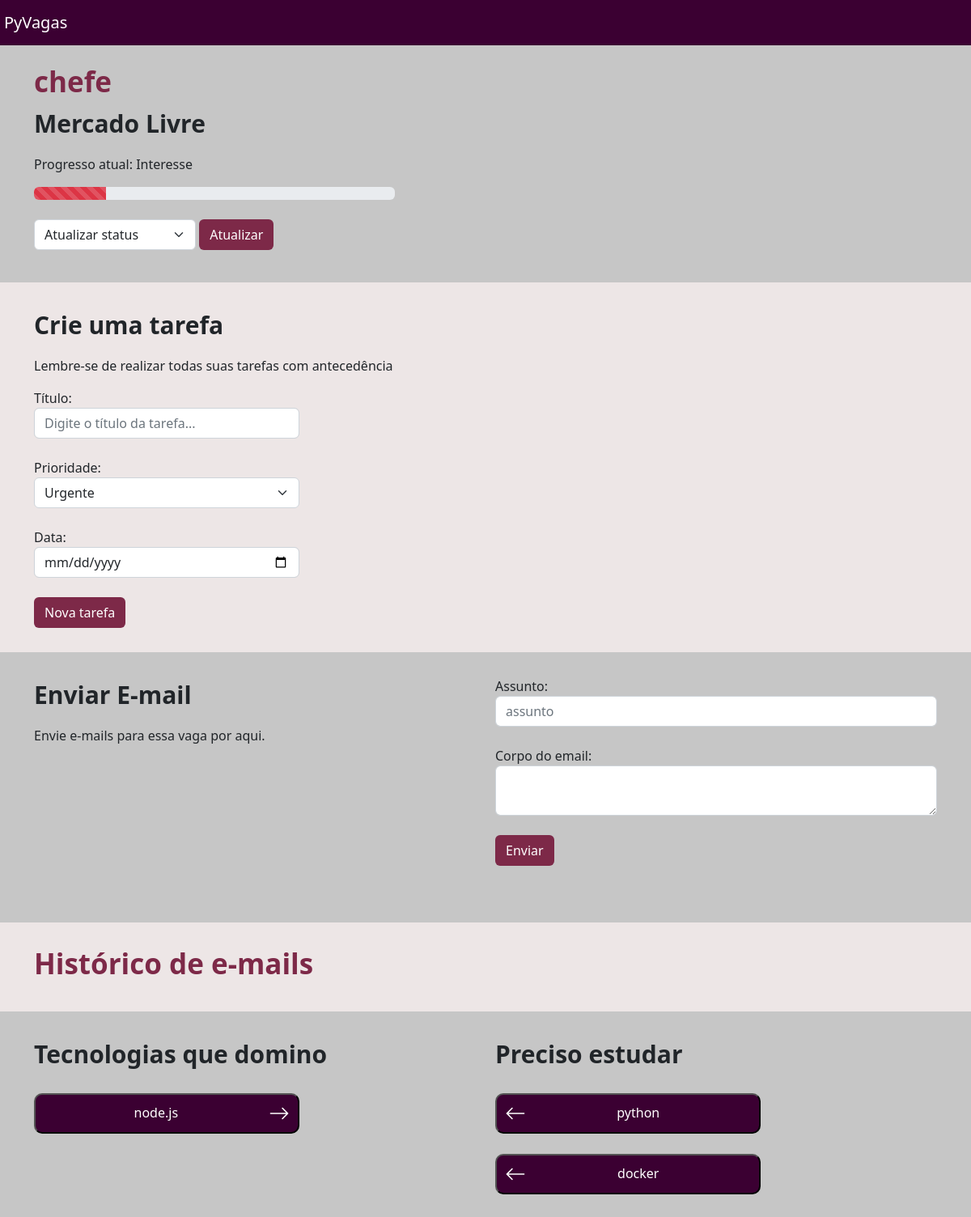
The app's page /vagas/vaga/12, older data.
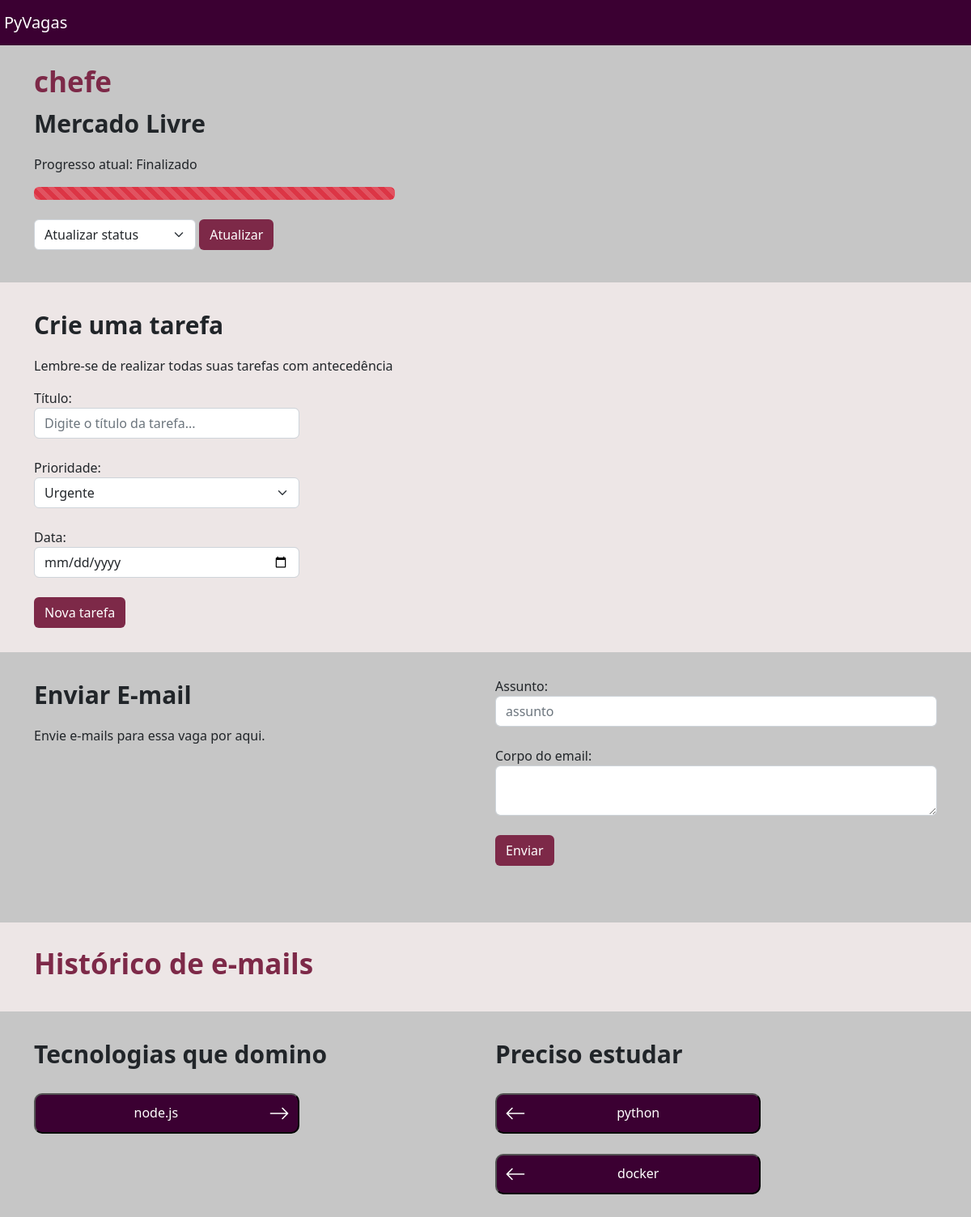
The same page, newer data.
### empresa/models.py (models this page shows, shortened)
class Vagas(models.Model):
    choices_experiencia = (
        ('J', 'Júnior'),
        ('P', 'Pleno'),
        ('S', 'Sênior')
    )
    choices_status = (
        ('I', 'Interesse'),
        ('C', 'Currículo enviado'),
        ('E', 'Entrevista'),
        ('D', 'Desafio técnico'),
        ('F', 'Finalizado')
    )
    empresa = models.ForeignKey(Empresa, null=True, on_delete=models.SET_NULL)
    titulo = models.CharField(max_length=30)
    email = models.EmailField(null=True)
    nivel_experiencia = models.CharField(max_length=2, choices=choices_experiencia)
    data_final = models.DateField()
    status = models.CharField(max_length=30, choices=choices_status)
    tecnologias_dominadas = models.ManyToManyField(Tecnologias)
    tecnologias_estudar = models.ManyToManyField(Tecnologias, related_name='estudar')
    def progresso(self):
        x = [((i+1)*20,j[0]) for i, j in enumerate(self.choices_status)]
        x = list(filter(lambda x: x[1] == self.status, x))[0][0]
        return x

class Empresa(models.Model):
    choices_nicho_mercado = (
        ('P', 'Programação'),
        ('S', 'Suporte Técnico'),
        ('E', 'Engenharia')
    )
    logo = models.ImageField(upload_to="logo_empresa", null=True, blank=True)
    nome = models.CharField(max_length=30)
    email = models.EmailField()
    cidade = models.CharField(max_length=30)
    tecnologias = models.ManyToManyField(Tecnologias)
    endereco = models.CharField(max_length=60)
    nicho_mercado = models.CharField(max_length=3, choices=choices_nicho_mercado)
    caracteristica_empresa = models.TextField()
    def __str__(self) -> str:
        return self.nome

### vagas/views.py (the view)
# urls.py: path('vaga/<int:id>', views.vaga, name="vaga"),
def vaga(request, id):
    vaga = get_object_or_404(Vagas, id=id)
    tecnologias_estudar = vaga.tecnologias_estudar
    tecnologias_dominadas = vaga.tecnologias_dominadas
    tarefas = Tarefa.objects.filter(vaga=vaga).filter(realizada=False)
    emails = Emails.objects.filter(vaga=vaga)
    return render(request, 'vaga.html', {'vaga': vaga,
                                         'tarefas': tarefas,
                                         'emails': emails,
                                         'tecnologias_estudar': tecnologias_estudar,
                                         'tecnologias_dominadas': tecnologias_dominadas})

### empresa/models.py (called while the page is built)
    def __str__(self):
        return self.tecnologia

### vagas/templates/vaga.html (shortened to what the changed rows need)
{% extends 'base.html' %}
{% load static %}
{% block 'head' %}
    <link rel="stylesheet" href="{% static 'vagas/css/vaga.css' %}">
{% endblock %}
{% block 'body' %}
    <div class="container">
        <br>
        <h3 class="titulo">{{vaga.titulo}}</h3>
        <p class="titulo2">{{vaga.empresa}}</p>
        <p>Progresso atual: {{vaga.get_status_display}}</p>
        <div style="width: 40%" class="progress">
            <div class="progress-bar progress-bar-striped bg-danger" role="progressbar" style="width: {{vaga.progresso}}%" aria-valuenow="25" aria-valuemin="0" aria-valuemax="100"></div>
        </div>
        <br>
        <form action="{% url 'atualizar_status' vaga.id %}" method="POST">  {% csrf_token %}
            <div class="botao_atualizar">
             </div>
        </form>
    </div>
{% endblock %}

Row changes from the older to the newer data that the page shows:
changed Vagas "chefe": status "Interesse" → "Finalizado"
